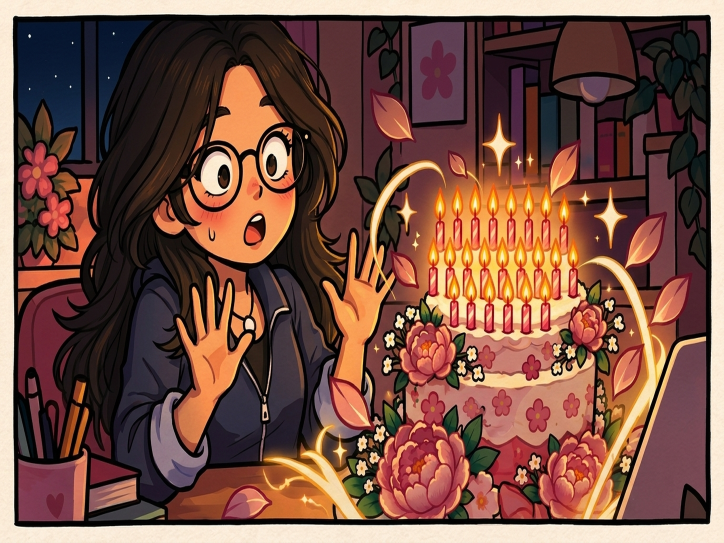
#> input picture assets_v4/c4b5p1-cake-emerges.png, 1448 x 1086 px, found by its file name (shown at 1/2 size); the run also reads 2 pictures not shown here
$ python build_continuity_evidence.py
#> lines starting #> are read from the running program, lines starting #| are printed output that depends on the picture
import os
from PIL import Image, ImageDraw, ImageFont

os.makedirs('contact_sheets', exist_ok=True)
os.makedirs('continuity_evidence', exist_ok=True)
os.makedirs('before_after/phase9_ch4_cake', exist_ok=True)

# 1. Contact Sheet of all 4 cake appearances in story order
panels = [
    ('Board 5 Panel 1: Magical Emergence', 'assets_v6/c4b5p1-cake-emerges.png'),
    ('Board 6 Panel 1: Hero Desk Centerpiece', 'assets_v6/c4b6p1-cake-hero.png'),
    ('Board 7 Panel 3: Party Celebration with Friends', 'assets_v6/c4b7p3-friends-cake.png'),
    ('Board 8 Panel 1: Keepsake Memory Scene', 'assets_v6/c4b8p1-keepsake.png')
]

thumb_w, thumb_h = 724, 543
header_h = 60
margin = 20

sheet_w = thumb_w * 2 + margin * 3
sheet_h = (thumb_h + header_h) * 2 + margin * 3

sheet = Image.new('RGB', (sheet_w, sheet_h), '#FDFBF7')
draw = ImageDraw.Draw(sheet)

positions = [
    (margin, margin),
    (margin * 2 + thumb_w, margin),
    (margin, margin * 2 + thumb_h + header_h),
    (margin * 2 + thumb_w, margin * 2 + thumb_h + header_h)
]

for idx, (title, path) in enumerate(panels):
    x, y = positions[idx]
    img = Image.open(path).resize((thumb_w, thumb_h), Image.LANCZOS)
    sheet.paste(img, (x, y + header_h))
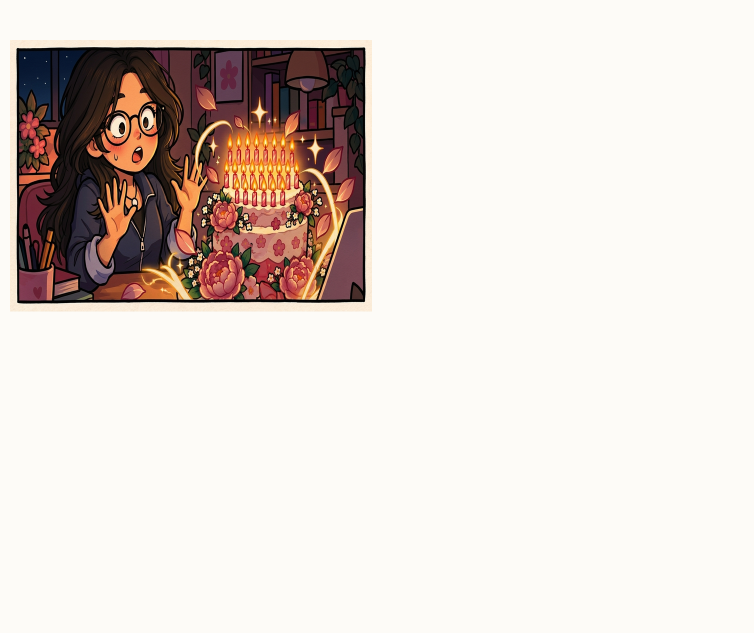
#> sheet: PIL image 1508x1266 RGB (shown at 1/2 size); mean R, G, B 225.5, 216, 210.2

    # Header card
    draw.rectangle([x, y, x + thumb_w, y + header_h - 6], fill='#171717')
    draw.text((x + 16, y + 16), f"APPEARANCE {idx+1}: {title}", fill='#FFFFFF')
#> pass 2 of the loop `for idx, (title, path) in enumerate(panels):`:
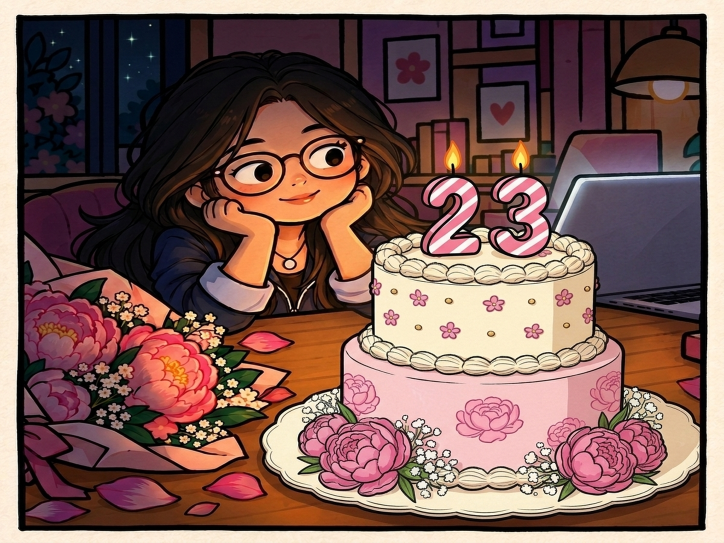
#> input picture assets_v6/c4b6p1-cake-hero.png, 1448 x 1086 px, found by its file name (shown at 1/2 size)
#> `img = Image.open(path).resize((thumb_w, thumb_h), Image.LANCZOS)`:
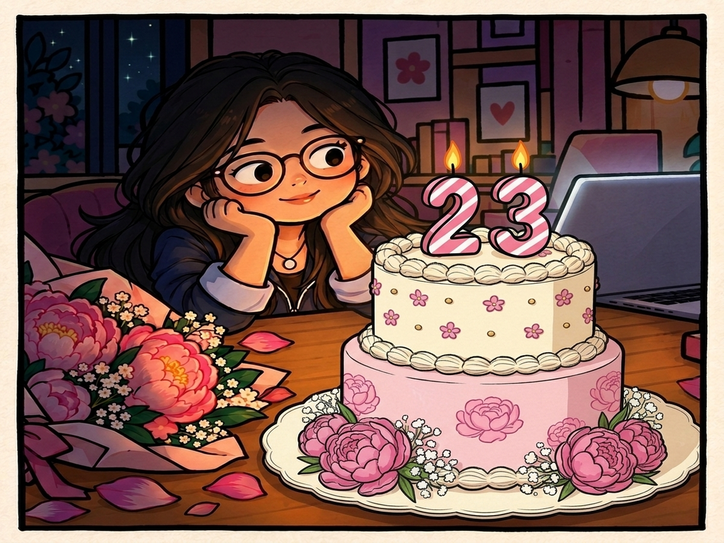
#> img: PIL image 724x543 RGBA; mean R, G, B, A 125.6, 93.5, 86.8, 255
#> `sheet.paste(img, (x, y + header_h))`:
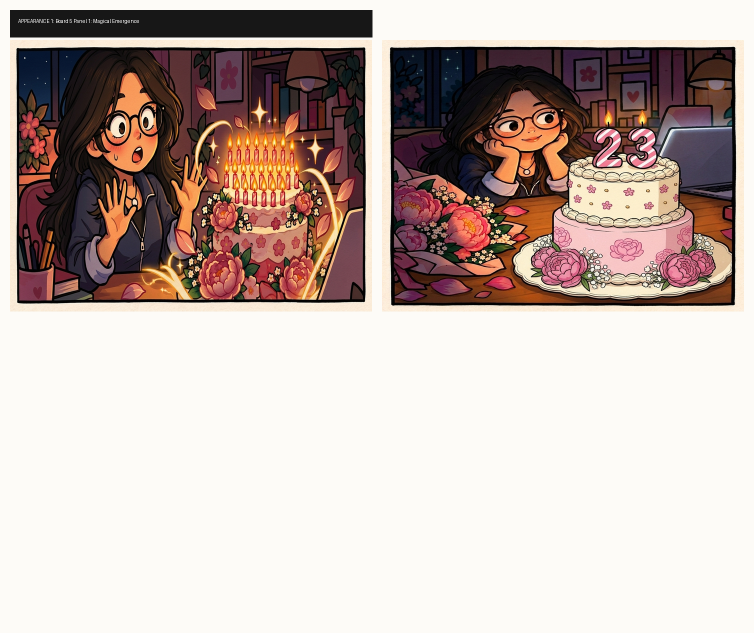
#> sheet: PIL image 1508x1266 RGB (shown at 1/2 size); mean R, G, B 194.5, 178.9, 172.6
#> pass 3 of the loop `for idx, (title, path) in enumerate(panels):`:
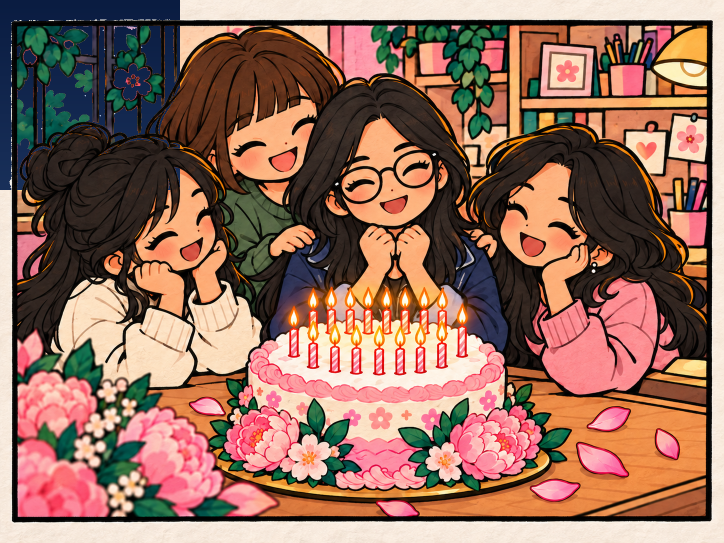
#> input picture assets_v5/c4b7p3-friends-cake.png, 1448 x 1086 px, found by its file name (shown at 1/2 size)
#> `img = Image.open(path).resize((thumb_w, thumb_h), Image.LANCZOS)`:
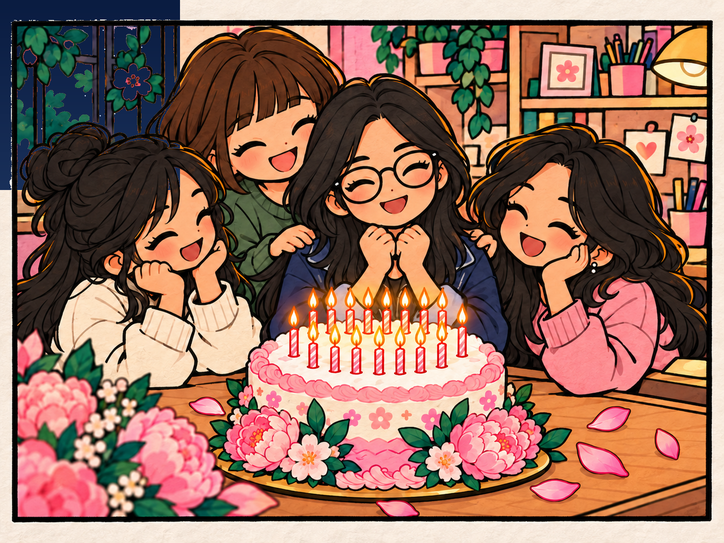
#> img: PIL image 724x543 RGB; mean R, G, B 149.2, 110.3, 94.1
#> `sheet.paste(img, (x, y + header_h))`:
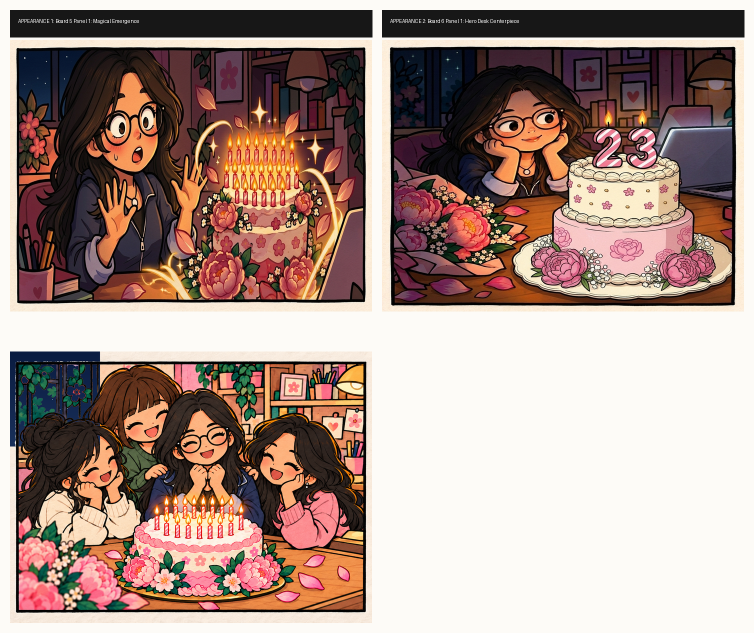
#> sheet: PIL image 1508x1266 RGB (shown at 1/2 size); mean R, G, B 168.4, 145.2, 136.5
#> the loop made 4 passes; the first 3 are shown

sheet.save('contact_sheets/cake_story_continuity_contact_sheet.png')
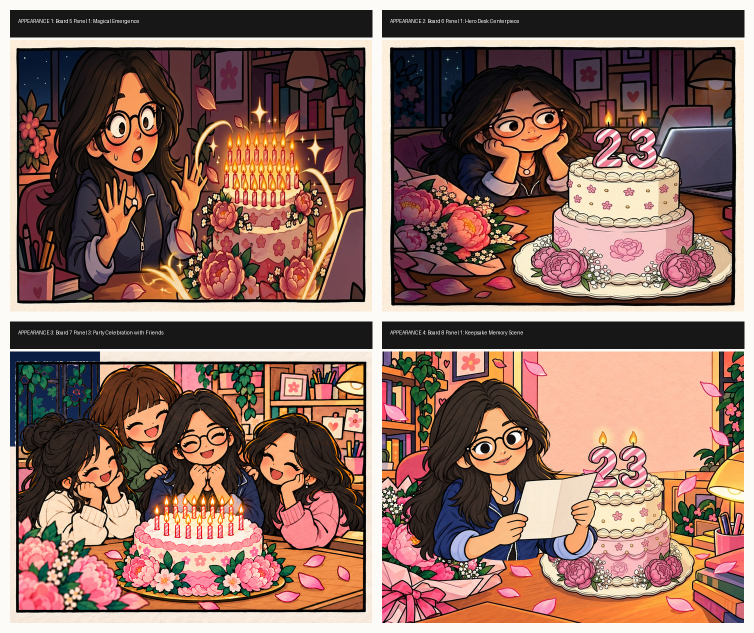
#> saved as cake_story_continuity_contact_sheet.png: PIL image 1508x1266 RGB (shown at 1/2 size); mean R, G, B 144.1, 110.7, 98.8
print('Saved contact_sheets/cake_story_continuity_contact_sheet.png')

# 2. Side-by-side zoomed crops of the cake in all 4 panels
cake_crops = [
    ('B5 P1 (Emergence)', Image.open('assets_v6/c4b5p1-cake-emerges.png').crop((600, 220, 1350, 950))),
    ('B6 P1 (Hero Desk)', Image.open('assets_v6/c4b6p1-cake-hero.png').crop((480, 220, 1380, 1000))),
    ('B7 P3 (Party Table)', Image.open('assets_v6/c4b7p3-friends-cake.png').crop((380, 320, 1100, 950))),
    ('B8 P1 (Keepsake Desk)', Image.open('assets_v6/c4b8p1-keepsake.png').crop((600, 260, 1300, 920)))
]
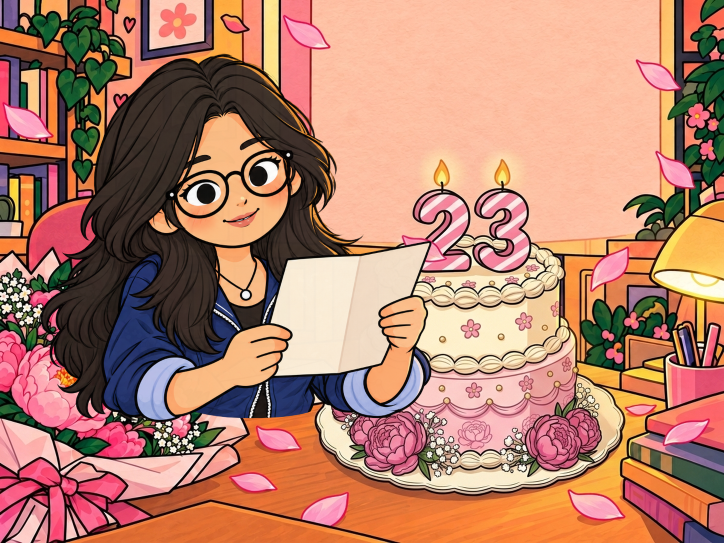
#> input picture assets_v6/c4b8p1-keepsake.png, 1448 x 1086 px, found by its file name (shown at 1/2 size)

crop_target_w, crop_target_h = 400, 400
grid_cake = Image.new('RGB', (crop_target_w * 4 + 50, crop_target_h + 70), '#FDFBF7')
draw_cg = ImageDraw.Draw(grid_cake)

for i, (label, crop) in enumerate(cake_crops):
    c_res = crop.resize((crop_target_w, crop_target_h), Image.LANCZOS)
    cx = 10 + i * (crop_target_w + 10)
    grid_cake.paste(c_res, (cx, 55))
    draw_cg.rectangle([cx, 10, cx + crop_target_w, 48], fill='#2A1828')
    draw_cg.text((cx + 12, 22), label, fill='#FFF8EF')
#> this loop made 4 passes
#> (label, cx) on passes 1 to 4: ('B5 P1 (Emergence)', 10), ('B6 P1 (Hero Desk)', 420), ('B7 P3 (Party Table)', 830), ('B8 P1 (Keepsake Desk)', 1240)
#> pass 1, `c_res = crop.resize((crop_target_w, crop_target_h), Image.LANCZOS)`:
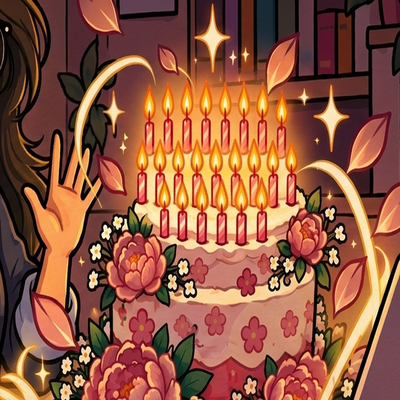
#> c_res: PIL image 400x400 RGB; mean R, G, B 145.6, 88.3, 65
#> after the loop:
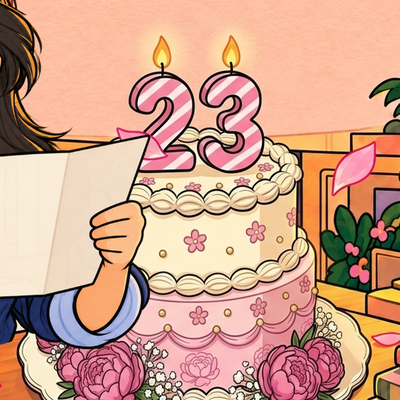
#> c_res: PIL image 400x400 RGB; mean R, G, B 207.1, 161, 139.4
#> after the loop:
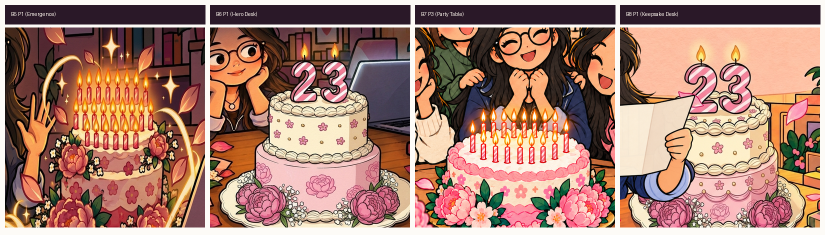
#> grid_cake: PIL image 1650x470 RGB (shown at 1/2 size); mean R, G, B 166.6, 125.5, 111

grid_cake.save('continuity_evidence/cake_appearances_comparison.png')
print('Saved continuity_evidence/cake_appearances_comparison.png')

# 3. Candle "23" legibility 3x zoom grid across all 4 appearances
candles = [
    ('B5 P1: "23" Candles', 'continuity_evidence/b5_candle_zoom_3x.png'),
    ('B6 P1: "23" Candles', 'continuity_evidence/b6_candle_zoom_3x.png'),
    ('B7 P3: "23" Candles', 'continuity_evidence/b7_comp_candle_zoom_3x.png'),
    ('B8 P1: "23" Candles', 'continuity_evidence/b8_candle_zoom_3x.png')
]

cand_target_w, cand_target_h = 320, 320
cand_grid = Image.new('RGB', (cand_target_w * 4 + 50, cand_target_h + 70), '#FFF8EF')
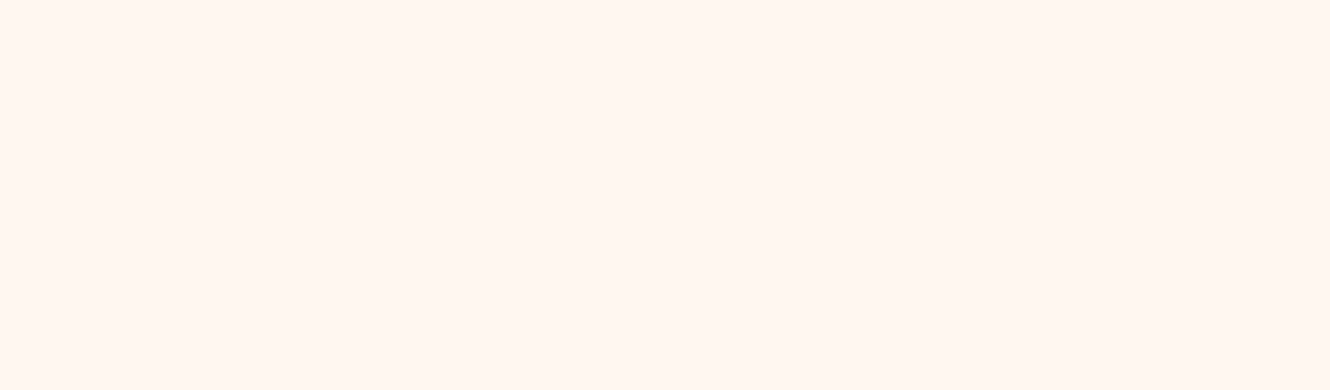
#> cand_grid: PIL image 1330x390 RGB; mean R, G, B 255, 248, 239
draw_cand = ImageDraw.Draw(cand_grid)

for i, (label, path) in enumerate(candles):
#> (the run stopped early here; a loop or call above may not have finished)
